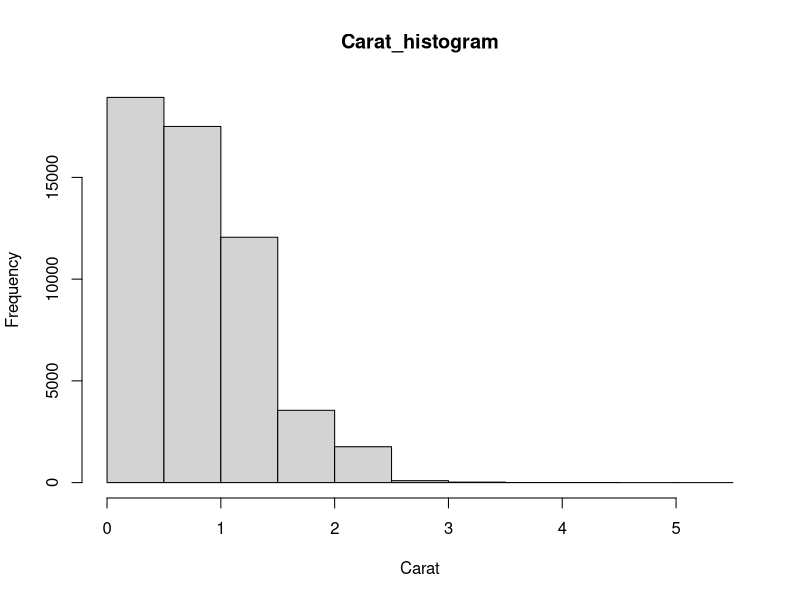
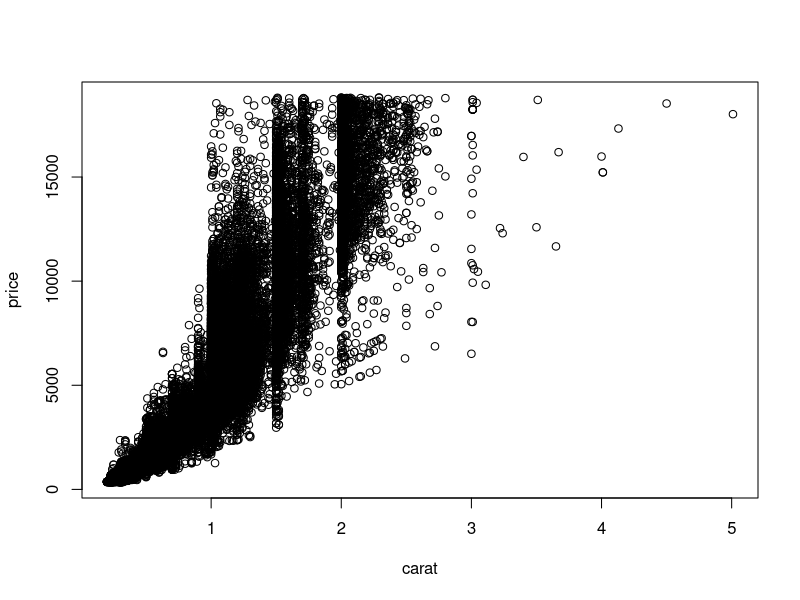
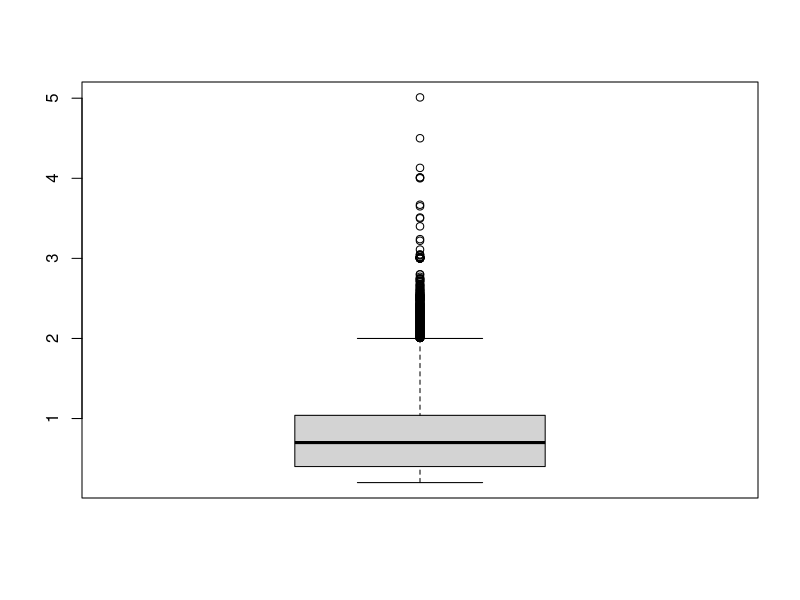
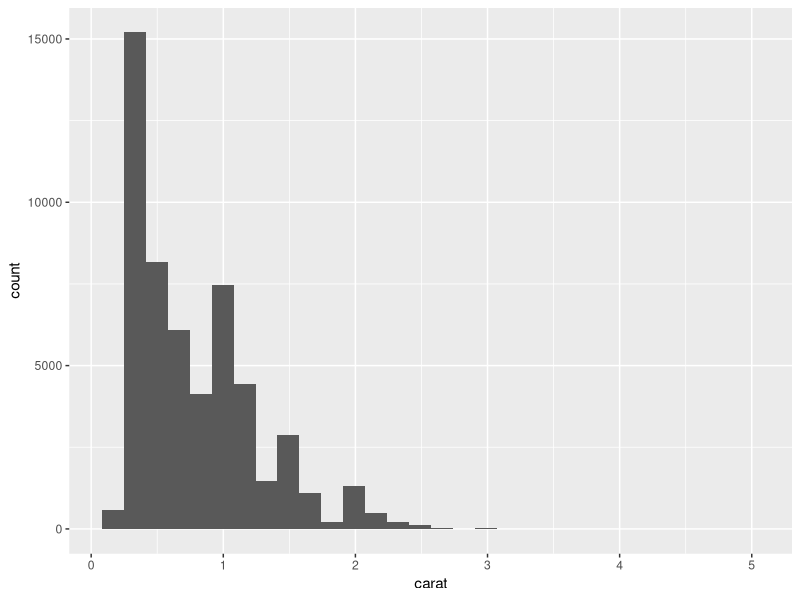
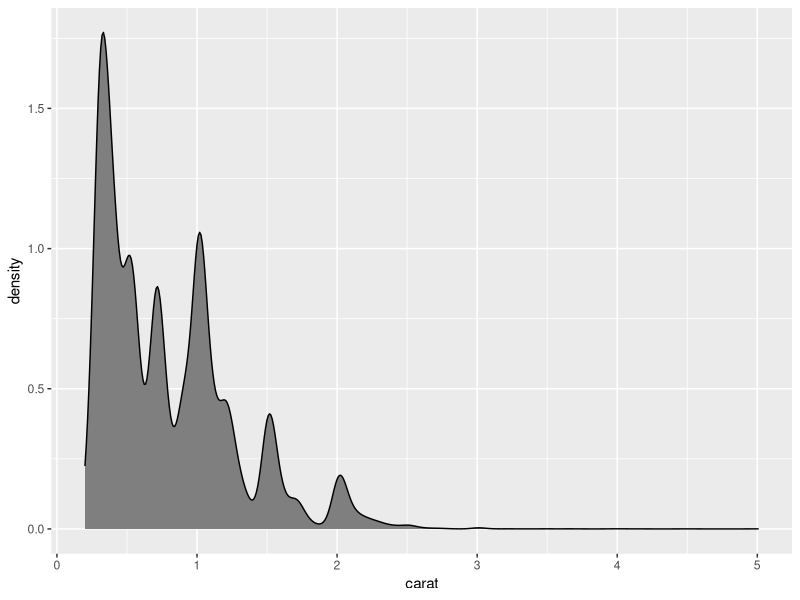
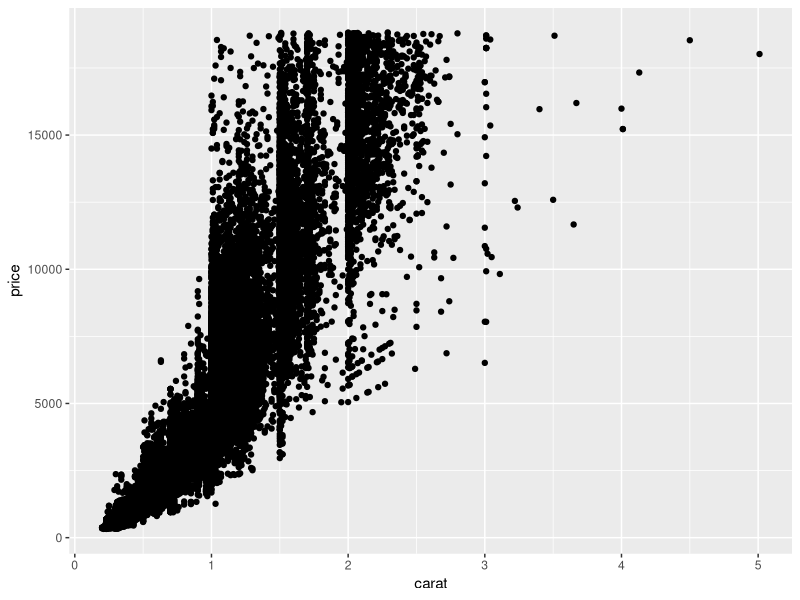
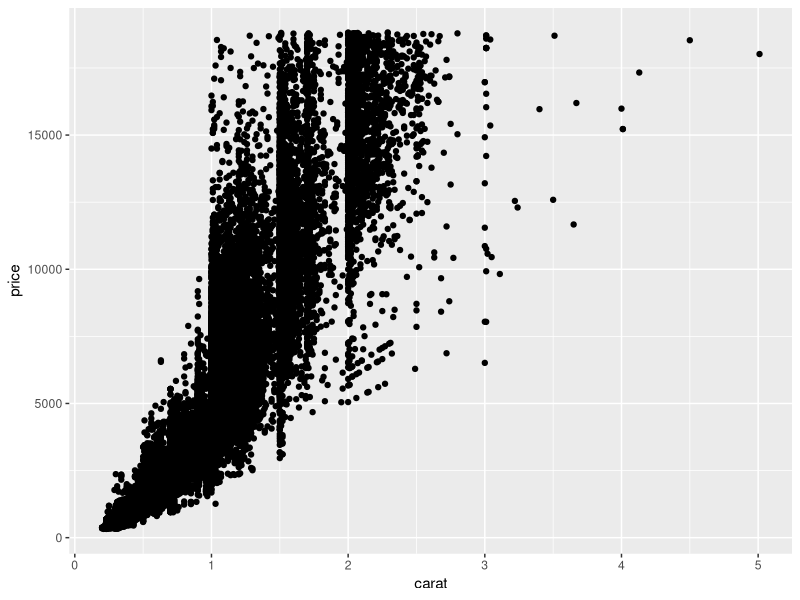
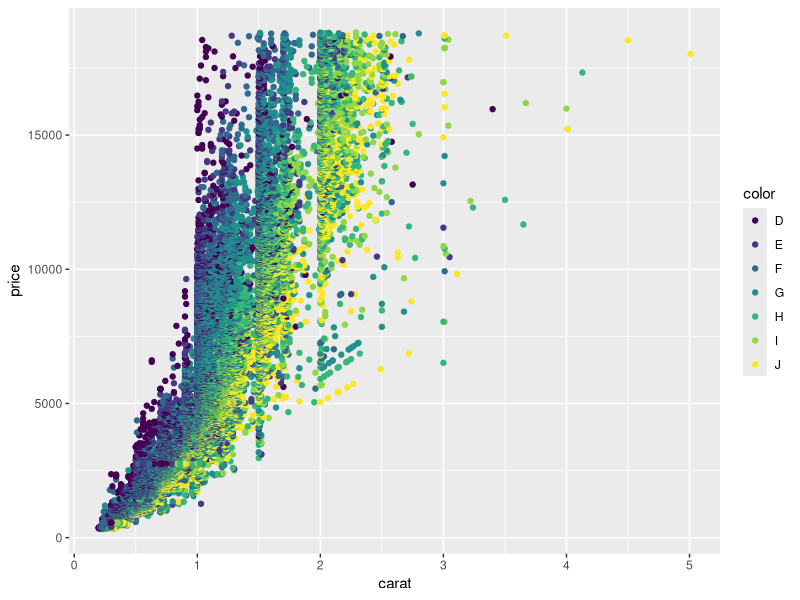

Write the R code that produced these figures, in order.
require(ggplot2)
data("diamonds")
head(diamonds)
hist(diamonds$carat, main = "Carat_histogram", xlab = "Carat")
plot(price ~ carat, data = diamonds)
boxplot(diamonds$carat)
ggplot(data = diamonds) + geom_histogram(aes(x = carat))
ggplot(data = diamonds) + geom_density(aes(x = carat), fill = "grey50")
ggplot(diamonds, aes(x = carat, y = price)) + geom_point()
g <- ggplot(diamonds, aes(x = carat, y = price))
g + geom_point()

#scatters
g + geom_point(aes(color = color))
g + geom_point(aes(color = color)) + facet_wrap(~color)
g + geom_point(aes(color = color)) + facet_grid(cut ~ clarity)
ggplot(diamonds, aes(x = carat)) + geom_histogram() + facet_wrap(~color)

#boxplots
ggplot(diamonds, aes(y = carat, x = 1)) + geom_boxplot()
ggplot(diamonds, aes(y = carat, x = cut)) + geom_boxplot()
ggplot(diamonds, aes(y = carat, x = cut)) + geom_violin()
ggplot(diamonds, aes(y = carat, x = cut)) + geom_violin() + geom_point()
ggplot(diamonds, aes(y = carat, x = cut)) + geom_point() + geom_violin()

#line graph
ggplot(economics, aes(x = date, y = pop)) + geom_line()
head(economics)

require(lubridate)
economics$year <- year(economics$date)
economics$month <- month(economics$date, label = TRUE)
econ2000 <- economics[which(economics$year >= 2000),]

require(scales)
g <- ggplot(econ2000, aes(x = month, y = pop))
g <- g + geom_line(aes(color=factor(year), group = year))
g <- g + scale_color_discrete(name = "Year")
g <- g + scale_y_continuous(labels = comma)
g <- g + labs(title = "Population", x = "Month", y = "Year")
g

#themes
require(ggthemes)

g2 <- ggplot(diamonds, aes(x = carat, y = price)) + geom_point(aes(color = color))
g2 <- g2 + theme_economist() + scale_colour_economist()
g2 <- g2 + theme_excel() + scale_colour_excel()
g2 <- g2 + theme_tufte()
g2 <- g2 + theme_wsj()
g2
